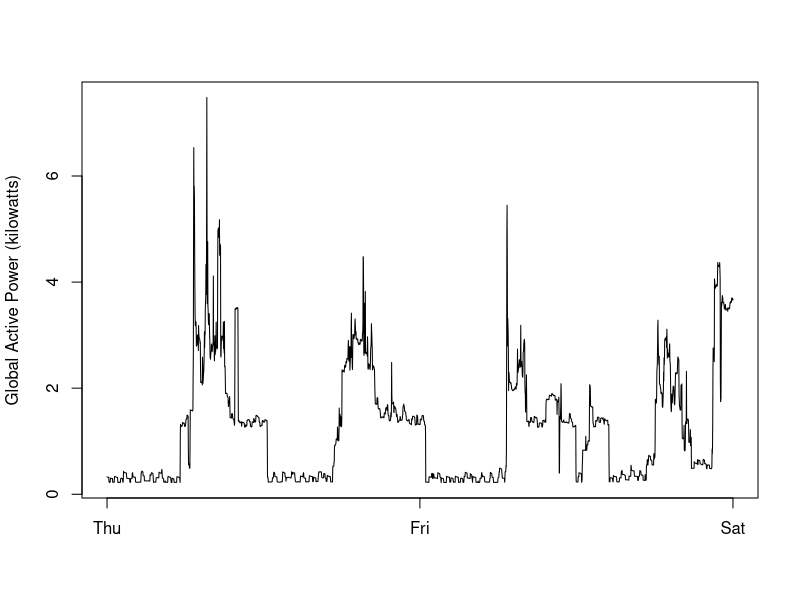

Generate this figure with R:
hpc <- read.csv("data/hpc.csv")
png(filename = "plots/plot2.png", width = 480, height = 480)
Sys.setlocale(locale = "C")
# hpc$weekdays <- strtrim(weekdays(as.Date(hpc$Date_Time)), 3)
plot(hpc$Global_active_power, type = "l", xlab = "", ylab = "Global Active Power (kilowatts)", xaxt="n")
axis(1, c(1, nrow(hpc) / 2, nrow(hpc)), c("Thu", "Fri", "Sat"))
dev.off()
